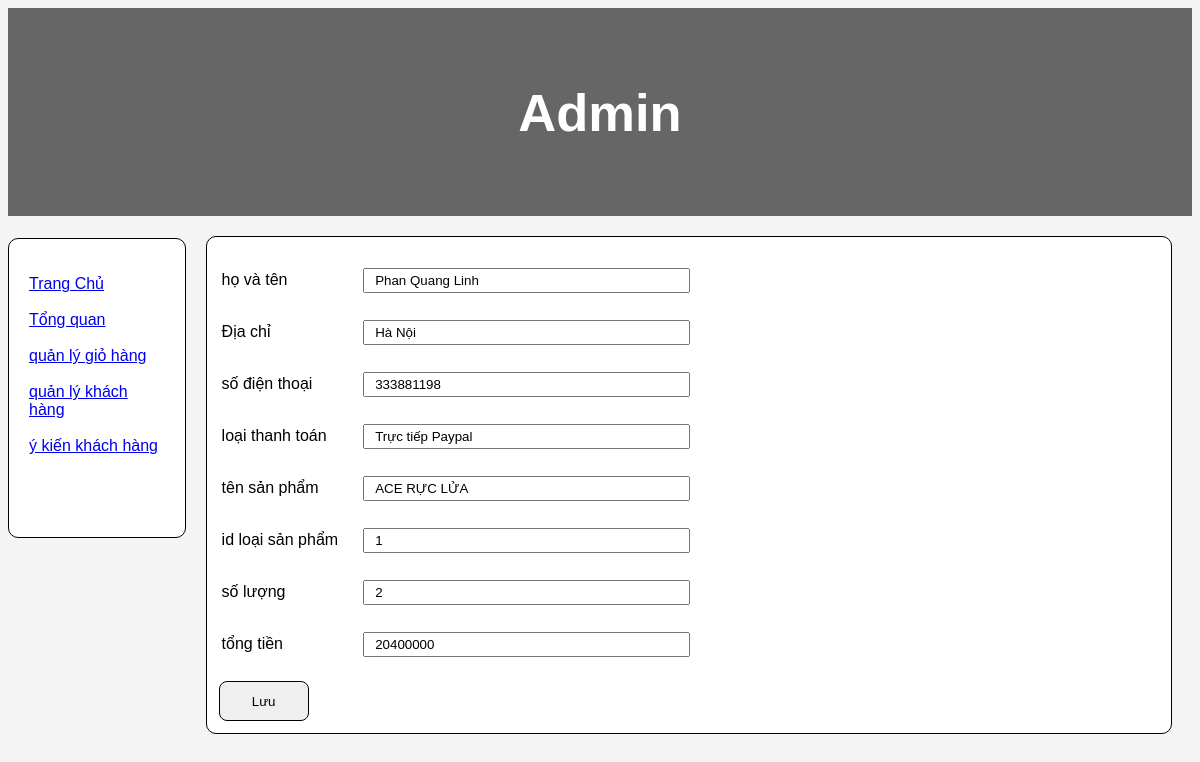
Page /editadmingiohang.php?id=1 on the committed database.
### tables this page shows
CREATE TABLE `thanhtoan` (
  `id` int(11) NOT NULL,
  `acc_id` int(11) NOT NULL,
  `sp_id` int(11) NOT NULL,
  `hovaten` varchar(255) DEFAULT NULL,
  `diachi` varchar(255) DEFAULT NULL,
  `sodt` int(11) DEFAULT NULL,
  `loaithanhtoan` varchar(255) DEFAULT NULL,
  `tên_sp` varchar(255) DEFAULT NULL,
  `soluong` int(11) NOT NULL,
  `tongtien` int(11) NOT NULL
);

### editadmingiohang.php (the view, shortened to what this page needs)
<!DOCTYPE html>
<html lang="en">
<head>
</head>
<body>
<header>
  <h2>Admin</h2>
</header>
<section>
<?php require_once 'navadmin.php'; ?>
  <article>
    <?php
    require_once "./connect.php";
    $sql = 'SELECT * FROM thanhtoan WHERE  id="' . $_GET['id'] 	. '" ';
    $result = $connection->query($sql);
    if ($result->num_rows > 0) {
      $data = $result->fetch_assoc();
    } else {
      echo "0 results";
    }
    ?>
  <form action="getupeditgiohang.php"  method="post" enctype="multipart/form-data">
    <table width="60%" >
    <tr>
    <td width="45"><input type="hidden" name="id" style="height: 25px;width: 327px; padding: 5px 10px" required value="<?php echo $data['id']?>"></td>
    <td width="45"><input type="hidden" name="acc_id" style="height: 25px;width: 327px; padding: 5px 10px" required value="<?php echo $data['acc_id']?>"></td>
  </tr>
  <tr>
    <td width="25%" height="50">họ và tên</td>
    <td width="45"><input type="text" name="hovaten" style="height: 25px;width: 327px; padding: 5px 10px" required value="<?php echo $data['hovaten']?>"></td>
  </tr>
  <tr>
    <td height="50">Địa chỉ</td>
    <td><input type="text" name="diachi" style="height: 25px;width: 327px; padding: 5px 10px" required value="<?php echo $data['diachi']?>"></td>
  </tr>
  <tr>
    <td height="50">số điện thoại</td>
    <td><input type="number" name="sodt" style="height: 25px;width: 327px; padding: 5px 10px" required value="<?php echo $data['sodt']?>"></td>
  </tr>
  <tr>
    <td height="50">loại thanh toán</td>
    <td><input type="text" name="loaithanhtoan" style="height: 25px;width: 327px; padding: 5px 10px"required value="<?php echo $data['loaithanhtoan']?>"></td>
  </tr>
  <tr>
    <td height="50">tên sản phẩm</td>
    <td><input type="text" name="tên_sp" style="height: 25px;width: 327px; padding: 5px 10px" required value="<?php echo $data['tên_sp']?>"></td>
  </tr>
  <tr>
    <td width="25%" height="50">id loại sản phẩm</td>
    <td width="45"><input type="text" name="sp_id" style="height: 25px;width: 327px; padding: 5px 10px" required value="<?php echo $data['sp_id']?>"></td>
  </tr>
  <tr>
    <td height="50">số lượng</td>
    <td><input type="number" name="soluong" style="height: 25px;width: 327px; padding: 5px 10px" required value="<?php echo $data['soluong']?>"></td>
  </tr>
  <tr>
    <td height="50">tổng tiền</td>
    <td><input type="number" name="tongtien" style="height: 25px;width: 327px; padding: 5px 10px" required value="<?php echo $data['tongtien']?>"></td>
  </tr>
  </table>
  <a href=""> <input type="submit" value="Lưu" class="luu" ></a>
  </form>
  </article>
</section>
</body>
</html>

### editadmingiohang.php (style rules this page uses)
* { box-sizing: border-box; }
body { font-family: Arial, Helvetica, sans-serif; }
header { background-color: #666; padding: 30px; text-align: center; font-size: 35px; color: white; }
article { float: left; padding: 20px; width: 85%; height: 300px; }
.luu { margin-top: 10px; height: 40px; width: 90px; border: 1px solid black; border-radius: 8px; }
section:after { content: ""; display: table; clear: both; }
body { background: #3333330d; }
form { padding: 12px; border: 1px solid; border-radius: 10px; background: #fff; margin-bottom: 20px ; }

### rows in the picture
thanhtoan: hovaten "Phan Quang Linh", diachi "Hà Nội", sodt "333881198", loaithanhtoan "Trực tiếp Paypal", tên_sp "ACE RỰC LỬA", sp_id "1", soluong "2", tongtien "20400000"
